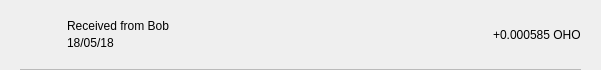
<?xml version="1.0" encoding="UTF-8"?>
<ui version="4.0">
 <class>TxRow</class>
 <widget class="QWidget" name="TxRow">
  <property name="geometry">
   <rect>
    <x>0</x>
    <y>0</y>
    <width>601</width>
    <height>70</height>
   </rect>
  </property>
  <property name="minimumSize">
   <size>
    <width>0</width>
    <height>40</height>
   </size>
  </property>
  <property name="windowTitle">
   <string>Form</string>
  </property>
  <layout class="QVBoxLayout" name="verticalLayout_3">
   <property name="spacing">
    <number>0</number>
   </property>
   <property name="leftMargin">
    <number>0</number>
   </property>
   <property name="topMargin">
    <number>0</number>
   </property>
   <property name="rightMargin">
    <number>0</number>
   </property>
   <property name="bottomMargin">
    <number>0</number>
   </property>
   <item>
    <widget class="QWidget" name="rowContainer" native="true">
     <layout class="QVBoxLayout" name="verticalLayout_2">
      <property name="spacing">
       <number>9</number>
      </property>
      <property name="leftMargin">
       <number>20</number>
      </property>
      <property name="topMargin">
       <number>9</number>
      </property>
      <property name="rightMargin">
       <number>20</number>
      </property>
      <property name="bottomMargin">
       <number>0</number>
      </property>
      <item>
       <widget class="QFrame" name="frame">
        <property name="styleSheet">
         <string notr="true">border:none;</string>
        </property>
        <property name="frameShape">
         <enum>QFrame::StyledPanel</enum>
        </property>
        <property name="frameShadow">
         <enum>QFrame::Raised</enum>
        </property>
        <layout class="QHBoxLayout" name="horizontalLayout" stretch="0,2,0">
         <property name="leftMargin">
          <number>0</number>
         </property>
         <property name="topMargin">
          <number>0</number>
         </property>
         <property name="rightMargin">
          <number>0</number>
         </property>
         <property name="bottomMargin">
          <number>0</number>
         </property>
         <item>
          <widget class="QPushButton" name="icon">
           <property name="focusPolicy">
            <enum>Qt::NoFocus</enum>
           </property>
           <property name="styleSheet">
            <string notr="true">border:none;</string>
           </property>
           <property name="text">
            <string/>
           </property>
           <property name="iconSize">
            <size>
             <width>28</width>
             <height>28</height>
            </size>
           </property>
          </widget>
         </item>
         <item>
          <layout class="QVBoxLayout" name="verticalLayout">
           <property name="spacing">
            <number>3</number>
           </property>
           <property name="leftMargin">
            <number>9</number>
           </property>
           <item>
            <widget class="QLabel" name="lblAddress">
             <property name="styleSheet">
              <string notr="true"/>
             </property>
             <property name="text">
              <string>Received from Bob</string>
             </property>
             <property name="alignment">
              <set>Qt::AlignBottom|Qt::AlignLeading|Qt::AlignLeft</set>
             </property>
            </widget>
           </item>
           <item>
            <widget class="QLabel" name="lblDate">
             <property name="styleSheet">
              <string notr="true"/>
             </property>
             <property name="text">
              <string>18/05/18</string>
             </property>
             <property name="alignment">
              <set>Qt::AlignLeading|Qt::AlignLeft|Qt::AlignTop</set>
             </property>
            </widget>
           </item>
          </layout>
         </item>
         <item>
          <widget class="QLabel" name="lblAmount">
           <property name="styleSheet">
            <string notr="true"/>
           </property>
           <property name="text">
            <string>+0.000585 OHO</string>
           </property>
          </widget>
         </item>
        </layout>
       </widget>
      </item>
      <item>
       <widget class="QLabel" name="lblDivisory">
        <property name="minimumSize">
         <size>
          <width>0</width>
          <height>1</height>
         </size>
        </property>
        <property name="maximumSize">
         <size>
          <width>16777215</width>
          <height>1</height>
         </size>
        </property>
        <property name="styleSheet">
         <string notr="true">background-color:#bababa;</string>
        </property>
        <property name="text">
         <string/>
        </property>
        <property name="alignment">
         <set>Qt::AlignBottom|Qt::AlignLeading|Qt::AlignLeft</set>
        </property>
       </widget>
      </item>
     </layout>
    </widget>
   </item>
  </layout>
 </widget>
 <resources/>
 <connections/>
</ui>
